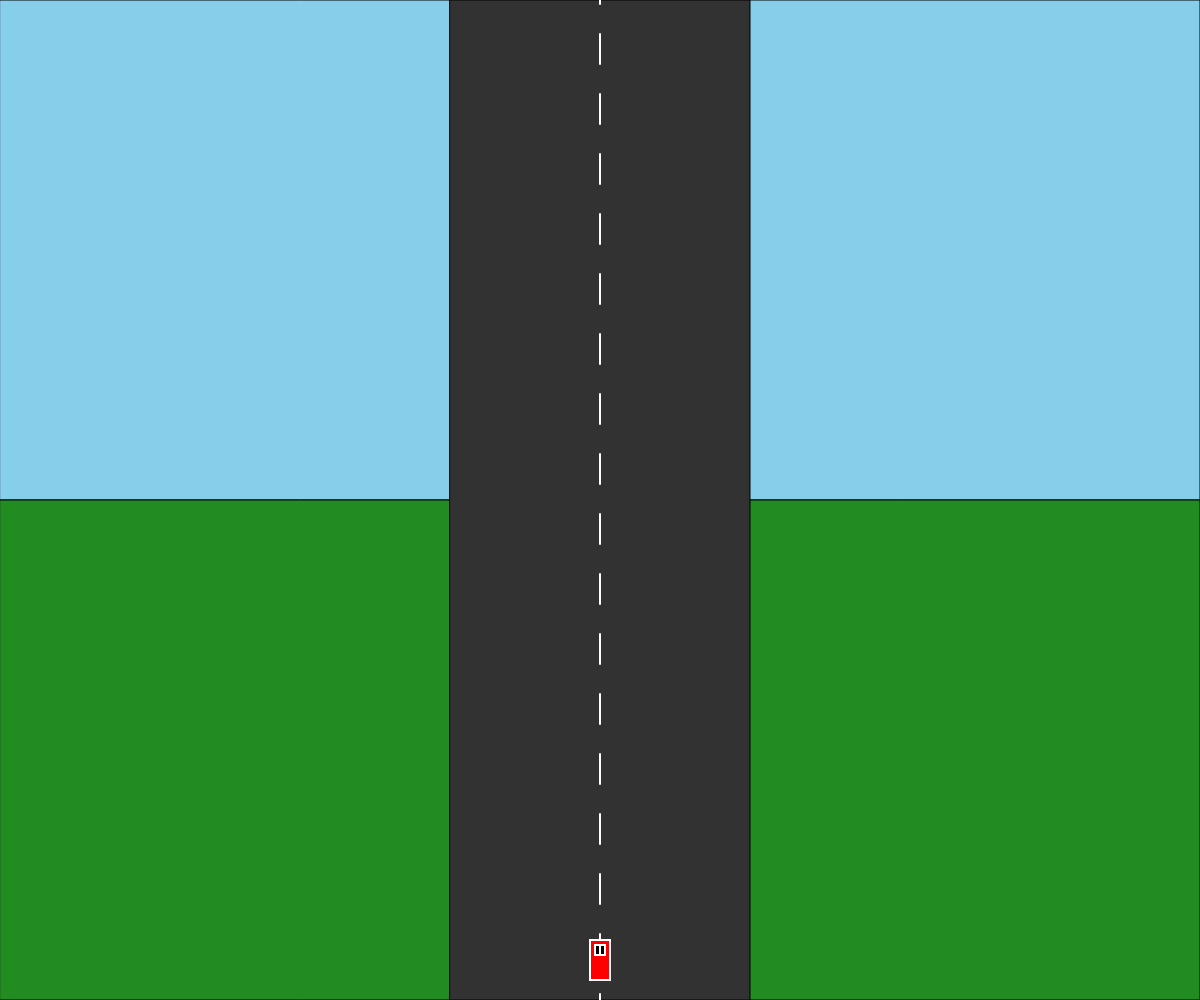
Frame 1 (no input)
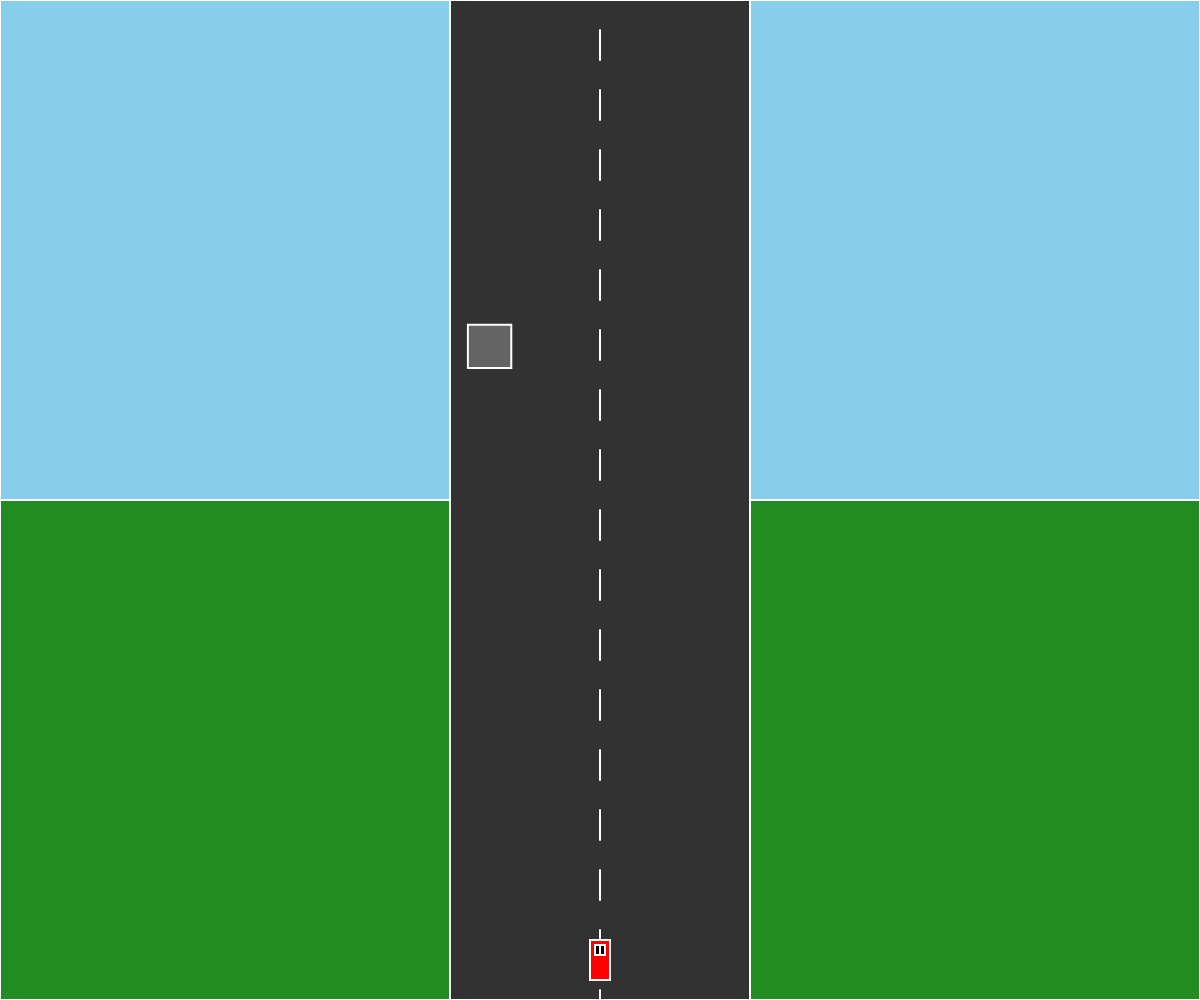
Frame 60 (no input)
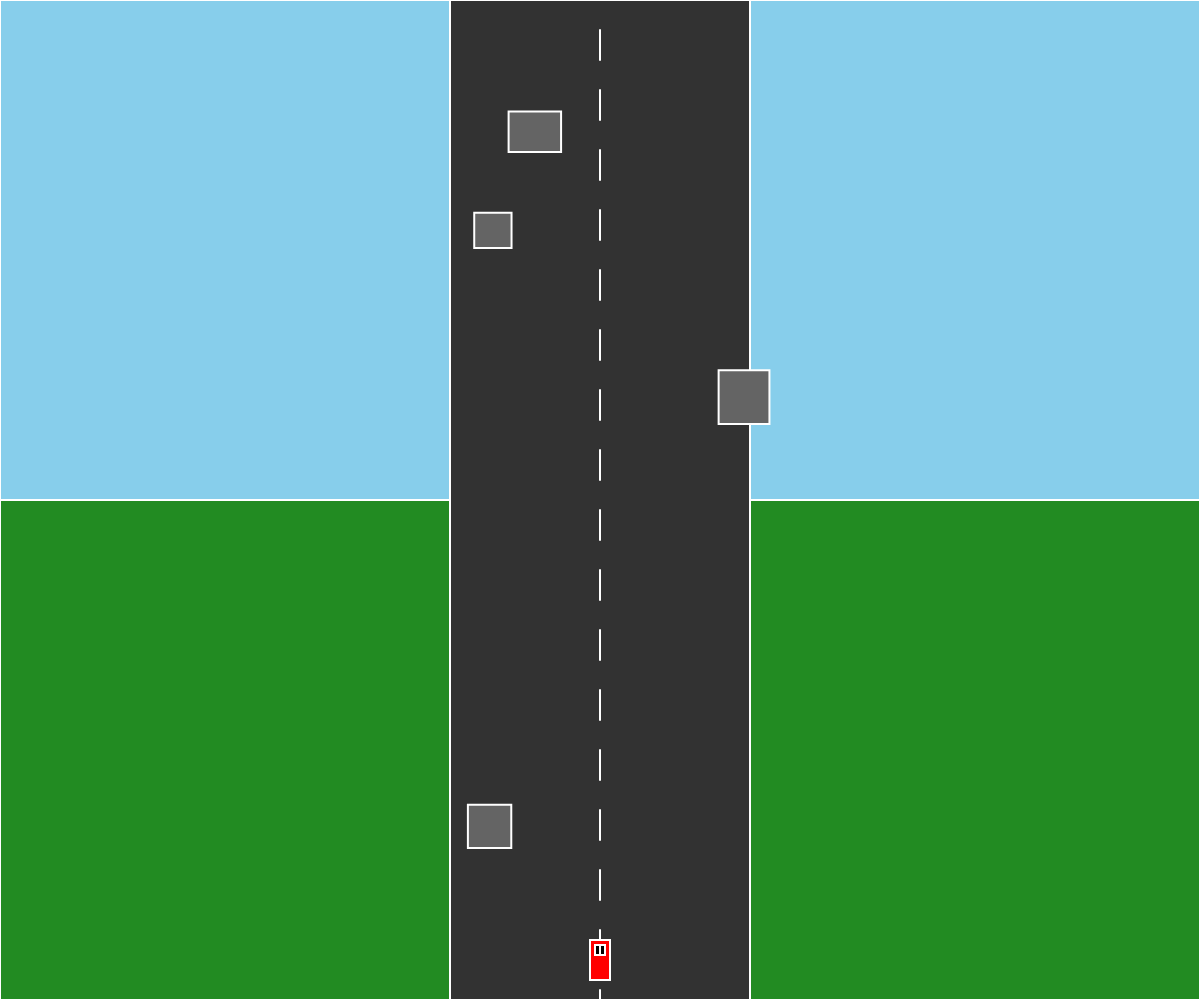
Frame 120 (the mouse pressed at the canvas centre since frame 60)

The p5.js sketch that drew these frames (run headless with seeded random() and noise() and a simulated clock; from frame 60 on, the mouse is pressed at the canvas centre):

// p5.js sketch
// ── sketch.js
let roadWidth = 300;
let carWidth = 20;
let carHeight = 40;
let speed = 0;
let maxSpeed = 8;
let acceleration = 0.1;
let deceleration = 0.2;
let steering = 0;
let steeringStrength = 0.05;
let roadCurve = 0;
let curveChange = 0.001;
let sidePaths = [];
let frameCount = 0;

function setup() {
  createCanvas(windowWidth, windowHeight);
  speed = maxSpeed;
  // Initialize some side paths
  for (let i = 0; i < 10; i++) {
    sidePaths.push({
      x: random(-roadWidth/2, roadWidth/2),
      y: random(0, height),
      width: random(30, 60),
      height: random(30, 60),
      active: false
    });
  }
}

function draw() {
  background(50);
  
  // Simulate forward motion by moving road elements
  frameCount++;
  
  // Update road curve
  roadCurve += curveChange;
  if (roadCurve > 0.1 || roadCurve < -0.1) {
    curveChange *= -1;
  }
  
  // Draw sky
  fill(135, 206, 235);
  rect(0, 0, width, height/2);
  
  // Draw ground
  fill(34, 139, 34);
  rect(0, height/2, width, height/2);
  
  // Draw road
  let roadX = width/2 - roadWidth/2;
  let roadY = 0;
  let roadHeight = height;
  fill(50);
  rect(roadX, roadY, roadWidth, roadHeight);
  
  // Draw road markings (dashed lines)
  stroke(255);
  strokeWeight(2);
  let dashLength = 30;
  let gapLength = 30;
  for (let y = -dashLength; y < height; y += dashLength + gapLength) {
    line(width/2, y + frameCount * speed / 2 % (dashLength + gapLength), 
         width/2, y + frameCount * speed / 2 % (dashLength + gapLength) + dashLength);
  }
  
  // Draw side paths
  for (let path of sidePaths) {
    if (path.active) {
      fill(100, 100, 100);
      rect(width/2 + path.x - path.width/2, path.y, path.width, path.height);
    }
  }
  
  // Draw car
  let carX = width/2;
  let carY = height - carHeight - 20;
  fill(255, 0, 0);
  rect(carX - carWidth/2, carY, carWidth, carHeight);
  fill(0);
  rect(carX - carWidth/2 + 5, carY + 5, 5, 10); // windows
  rect(carX + carWidth/2 - 10, carY + 5, 5, 10);
  
  // Update speed based on keys
  if (keyIsPressed) {
    if (keyCode === LEFT_ARROW) {
      steering = -1;
    } else if (keyCode === RIGHT_ARROW) {
      steering = 1;
    } else if (keyCode === 32) { // Space bar
      speed -= deceleration;
    }
  } else {
    steering = 0;
  }
  
  // Apply acceleration
  speed += acceleration;
  if (speed > maxSpeed) speed = maxSpeed;
  
  // Apply steering
  carX += steering * steeringStrength * speed * 10;
  
  // Keep car on road
  if (carX < width/2 - roadWidth/2 + carWidth/2) {
    carX = width/2 - roadWidth/2 + carWidth/2;
  }
  if (carX > width/2 + roadWidth/2 - carWidth/2) {
    carX = width/2 + roadWidth/2 - carWidth/2;
  }
  
  // Move side paths with the road
  for (let path of sidePaths) {
    path.y += speed;
    if (path.y > height) {
      path.y = -path.height;
      path.x = random(-roadWidth/2, roadWidth/2);
      path.active = random() > 0.7; // Randomly activate some paths
    }
  }
}

function windowResized() {
  resizeCanvas(windowWidth, windowHeight);
}
